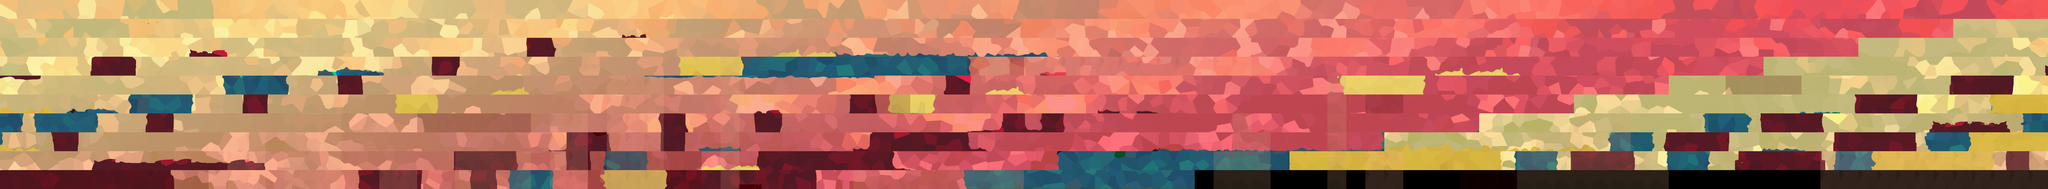

Rendered tile map (Tiled .tmx) drawn with the repository's tilesets; below, a short description and the map source with its tile grids summarised:
An orthogonal 108x10 tile map with 75x75 px tiles, 9 tile layers (bg3, bg2, bg1, fg3, ...), 6 tilesets and 2 objects (user, AI).

<map version="1.0" orientation="orthogonal" renderorder="right-down" width="108" height="10" tilewidth="75" tileheight="75" nextobjectid="10">
 <tileset firstgid="1" name="track-3_blocks_tiled_1" tilewidth="75" tileheight="75" tilecount="1080" columns="108">
  <image source="track-3_blocks_tiled_1.png" width="8100" height="750" />
 </tileset>
 <tileset firstgid="1131" name="track-3_blocks_tiled_2" tilewidth="75" tileheight="75" tilecount="1080" columns="108">
  <image source="track-3_blocks_tiled_2.png" width="8100" height="750" />
 </tileset>
 <tileset firstgid="2261" name="track-3_blocks_tiled_3" tilewidth="75" tileheight="75" tilecount="1080" columns="108">
  <image source="track-3_blocks_tiled_3.png" width="8100" height="750" />
 </tileset>
 <tileset firstgid="3391" name="track-3_blocks_fg_1" tilewidth="75" tileheight="75" tilecount="1080" columns="108">
  <image source="track-3_blocks_fg_1.png" width="8100" height="750" />
  <tile id="580">
   <properties>
    <property name="BodyType" type="int" value="0" />
    <property name="CategoryBits" type="int" value="1" />
    <property name="Damage" type="int" value="0" />
    <property name="Destructable" type="bool" value="false" />
    <property name="Floating" type="bool" value="true" />
   </properties>
  </tile>
 </tileset>
 <tileset firstgid="4521" name="track-3_blocks_fg_2" tilewidth="75" tileheight="75" tilecount="1080" columns="108">
  <image source="track-3_blocks_fg_2.png" width="8100" height="750" />
  <tile id="803">
   <properties>
    <property name="BodyType" type="int" value="0" />
    <property name="CategoryBits" type="int" value="2" />
    <property name="Damage" type="int" value="0" />
    <property name="Destructable" type="bool" value="false" />
    <property name="Floating" type="bool" value="true" />
   </properties>
  </tile>
 </tileset>
 <tileset firstgid="5651" name="track-3_blocks_fg_3" tilewidth="75" tileheight="75" tilecount="1080" columns="108">
  <image source="track-3_blocks_fg_3.png" width="8100" height="750" />
  <tile id="1017">
   <properties>
    <property name="BodyType" type="int" value="0" />
    <property name="CategoryBits" type="int" value="4" />
    <property name="Damage" type="int" value="0" />
    <property name="Destructable" type="bool" value="false" />
    <property name="Floating" type="bool" value="true" />
   </properties>
  </tile>
 </tileset>
 <layer name="bg3" width="108" height="10">
  <data>[1080 cells, 1080 non-empty, 1080 distinct tile ids]</data>
 </layer>
 <layer name="bg2" width="108" height="10">
  <data>[1080 cells, 1080 non-empty, 1080 distinct tile ids]</data>
 </layer>
 <layer name="bg1" width="108" height="10">
  <data>[1080 cells, 1080 non-empty, 1080 distinct tile ids]</data>
 </layer>
 <layer name="fg3" width="108" height="10">
  <data>[1080 cells, 1080 non-empty, 1080 distinct tile ids]</data>
 </layer>
 <layer name="fg2" width="108" height="10">
  <data>[1080 cells, 1080 non-empty, 1080 distinct tile ids]</data>
 </layer>
 <layer name="fg1" width="108" height="10">
  <data>[1080 cells, 1080 non-empty, 1080 distinct tile ids]</data>
 </layer>
 <layer name="meta3" width="108" height="10" opacity="0.2">
  <properties>
   <property name="CategoryBits" type="int" value="4" />
  </properties>
  <data>[1080 cells, 74 non-empty, 1 distinct tile ids]</data>
 </layer>
 <layer name="meta2" width="108" height="10" opacity="0.2">
  <properties>
   <property name="CategoryBits" type="int" value="2" />
  </properties>
  <data>[1080 cells, 79 non-empty, 1 distinct tile ids]</data>
 </layer>
 <layer name="meta1" width="108" height="10" opacity="0.2">
  <properties>
   <property name="BodyType" type="int" value="0" />
   <property name="CategoryBits" type="int" value="1" />
   <property name="Damage" type="int" value="0" />
   <property name="Destructable" type="bool" value="false" />
   <property name="Floating" type="bool" value="true" />
  </properties>
  <data>[1080 cells, 43 non-empty, 1 distinct tile ids]</data>
 </layer>
 <objectgroup name="obj1">
  <object id="3" name="user" x="150" y="0" width="75" height="75">
   <properties>
    <property name="Acceleration" type="float" value="100" />
    <property name="BodyType" type="int" value="2" />
    <property name="CategoryBits" type="int" value="8" />
    <property name="Damage" type="int" value="0" />
    <property name="Deceleration" type="float" value="80" />
    <property name="Health" type="int" value="3" />
    <property name="JumpAcceleration" type="float" value="5.25" />
    <property name="MaxJumpTime" type="float" value="10.2" />
    <property name="MaxSpeed" type="float" value="3" />
    <property name="name" value="rhyno-75x75.png" />
    <property name="type" value="Player" />
    <property name="x" type="int" value="2" />
    <property name="y" type="int" value="0" />
   </properties>
  </object>
  <object id="7" name="AI" x="72" y="0" width="75" height="75">
   <properties>
    <property name="Acceleration" type="float" value="100" />
    <property name="BodyType" type="int" value="2" />
    <property name="CategoryBits" type="int" value="8" />
    <property name="Damage" type="int" value="0" />
    <property name="Deceleration" type="float" value="80" />
    <property name="Health" type="int" value="3" />
    <property name="JumpAcceleration" type="float" value="5.25" />
    <property name="MaxJumpTime" type="float" value="10.2" />
    <property name="MaxSpeed" type="float" value="3" />
    <property name="name" value="tricr-75x75.png" />
    <property name="type" value="AI" />
    <property name="x" type="int" value="1" />
    <property name="y" type="int" value="0" />
   </properties>
  </object>
 </objectgroup>
</map>
